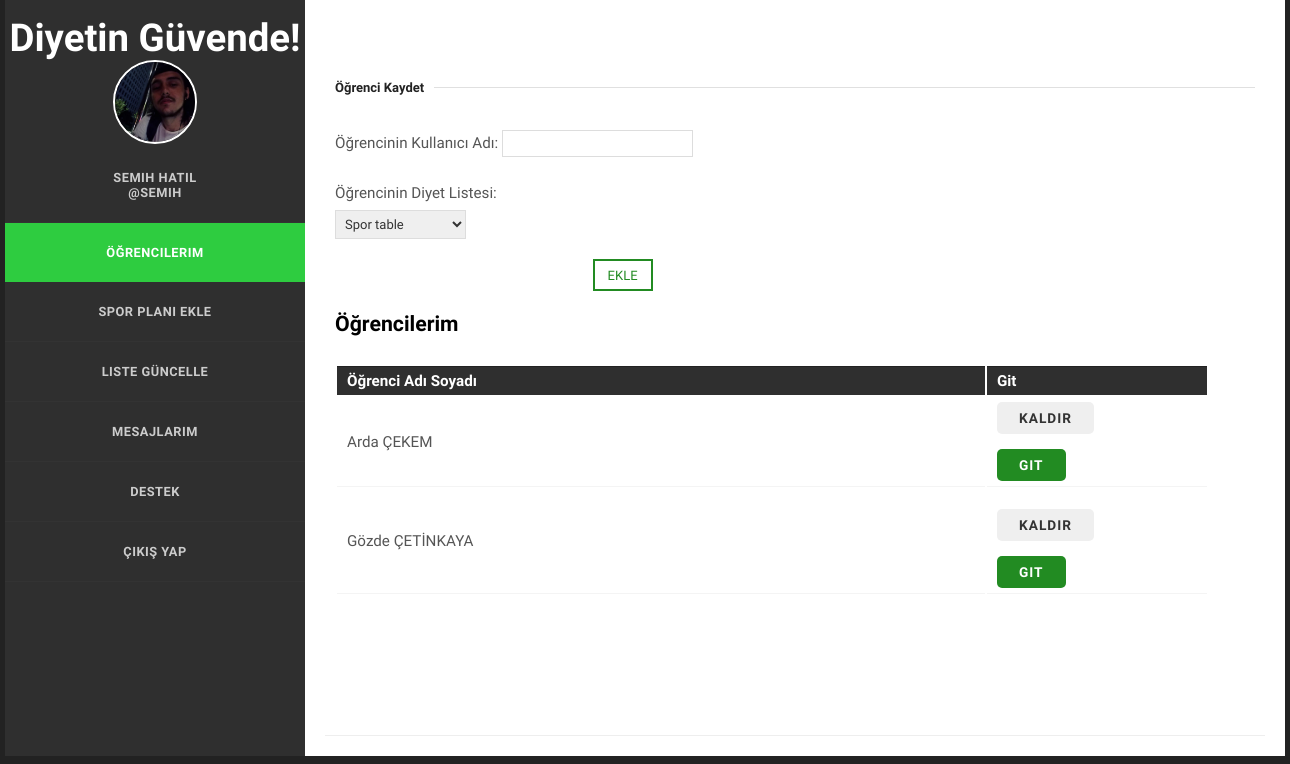
The page /Koc/koc.php (signed in) on the database its author committed.
### tables this page shows
CREATE TABLE `kullanici` (
  `Id` int(11) NOT NULL,
  `CinsiyetId` int(11) NOT NULL,
  `Ad` varchar(30) NOT NULL,
  `Soyad` varchar(30) NOT NULL,
  `DogumTarih` date NOT NULL,
  `KullaniciAdi` varchar(15) NOT NULL,
  `Email` varchar(50) NOT NULL,
  `TelefonNo` varchar(15) NOT NULL,
  `Sifre` varchar(150) NOT NULL,
  `KullaniciTurId` int(11) NOT NULL,
  `pfoto` varchar(100) DEFAULT NULL
);

CREATE TABLE `hastabilgi` (
  `Id` int(11) NOT NULL,
  `KullaniciId` int(11) NOT NULL,
  `Boy` int(11) NOT NULL,
  `Kilo` float NOT NULL,
  `YagOrani` float NOT NULL,
  `DiyetisyenId` int(11) DEFAULT NULL,
  `DiyetTabloId` int(11) DEFAULT NULL,
  `SporTabloId` int(11) DEFAULT NULL,
  `KocId` int(11) DEFAULT NULL
);

### Koc/koc.php (the view, shortened to what this page needs)
<!doctype html>
<html>
<head>
<link rel="stylesheet" href="/css/styles.css" type="text/css" />
</head>
<body>
		<section id="body" class="width">
            <?php include "../Ortak/get-menu.php"?>
			<section id="content" class="column-right">
	    <article>
			<div class="beyaz" style="padding-top: 50px"  >
			<fieldset>
            <legend>Öğrenci Kaydet</legend><br>
				<form action="#" method="POST">
				<p>Öğrencinin Kullanıcı Adı:
						<input type="text" name="username" id="username" value="" /><br /></p>
			<p>Öğrencinin Diyet Listesi:<br>
			<select name="sporList">
				<?php
                    include '../baglan.php';
                    $id = $_SESSION["Id"];
                    $listele = $db->query("SELECT * FROM sportablosu where KocId =$id", PDO::FETCH_ASSOC);
                    if ( $listele->rowCount() )
                    {
                        foreach( $listele as $gelenveri )
                        {
                            echo '<option value="'.$gelenveri['Id'].'">'.$gelenveri['TabloAdi'].'</option>';
                        }
                    }
                    ?></select>
			<p><input type="submit" class="brk-btn" style="margin-left:28%;"name="kullaniciEkle" value="Ekle"/>
			<h4>Öğrencilerim</h4><br>
				<table id="hastalistesi">
  <tr>
    <th>Öğrenci Adı Soyadı</th>
	<th style="width:200px;">Git</th></tr>
     <?php
             include '../baglan.php';
             $id = $_SESSION['Id'];
             $listele = $db->query("SELECT * FROM kullanici INNER JOIN hastabilgi ON kullanici.Id=KullaniciId where KocId='$id'", PDO::FETCH_ASSOC);
             if ($listele->rowCount())
             {
                 foreach( $listele as $gelenveri )
                 {
                     echo '<tr>
                            <td>'.$gelenveri['Ad'].' '.$gelenveri['Soyad'].'</td>
                             <td>
                               <form method="post" action="ogrenci-profili.php"> <input type="hidden" name="kullaniciIds" value="'.$gelenveri['KullaniciId'].'">
                               <input type="submit" name="kaldir" class="formbuttonn" value="Kaldır" />
                               </form>
                                <form method="post" action="ogrenci-profili.php"> <input type="hidden" name="kullaniciIds" value="'.$gelenveri['KullaniciId'].'">
                               <input type="submit" name="git" class="formbutton" value="Git" />
                               </form>
                            </td>
                          </tr>
                     ';
                 }
             }
             ?>
</table>
</form>
</div>
		</article>
		</section>
	    </section>
</body>
</html>

### Menus/koc-menu.php (shortened to what this page needs)
<?php
$username = $_SESSION["username"];
$name = $_SESSION["ad"];
$soyad = $_SESSION["soyad"];
$id = $_SESSION['Id'];
$path = $_SERVER['REQUEST_URI'];
echo '
<aside id="sidebar" class="column-left">
	<header>
		<h1><a href="#">Diyetin Güvende!</a></h1>
	</header>
	<nav id="mainnav">
  		<ul>
                  ';
                    $db = new PDO("mysql:host=localhost;dbname=diyetinguvende", "root", '');
                     $listele=$db-> query(" SELECT * FROM kullanici where Id=$id", PDO::FETCH_ASSOC);
                      if($listele->rowCount())
                     {
                        foreach ($listele as $gelenveri)
                        {
                            if(!empty($gelenveri['pfoto'])){
                            $dosyayolu="../Ortak/resimler/".$gelenveri['pfoto'];
                             echo "<center> <a href='../Ortak/kullanici-profili.php'><img src='$dosyayolu' width='80' height='80'  style='border-width:2px; border-radius:50px; border-style:solid; border-color:white;' ></center>";
                            }
                            else{
                            $dosyayolu="../Ortak/resimler/profil.png";
                            echo " <center> <a href='../Ortak/kullanici-profili.php'><img src='$dosyayolu' width='90' height='90' style='border-width:3px; border-radius:50px; border-style:solid; border-color:white;'></center>";
                            }
                        }
                    }
    if($path == "/Ortak/kullanici-profili.php")
        echo "<li class=\"selected-item\" style=\"background-color:forestgreen\"><a href=\"../Ortak/kullanici-profili.php\">$name $soyad <br>@$username</a></li>
                <li><a href=\"/Koc/koc.php\"> Öğrencilerim</a></li>
                <li><a href=\"/Koc/yeni-spor-plani.php\">Spor Planı Ekle</a></li>
                <li><a href=\"/Koc/koc-liste-guncelle.php\">Liste Güncelle</a></li>
                <li><a href=\"/Koc/koc-mesajlari.php\">Mesajlarim</a></li>
                <li ><a href=\"../Ortak/destek.php\">Destek</a></li>
                <li ><a href=\"../cikis-yap.php\">Çıkış Yap</a></li>";
    else if($path == "/Koc/koc.php")
        echo "<li><a href=\"../Ortak/kullanici-profili.php\">$name $soyad <br>@$username</a></li>
                <li class=\"selected-item\" style=\"background-color:forestgreen\"><a href=\"/Koc/koc.php\"> Öğrencilerim</a></li>
                <li ><a href=\"/Koc/yeni-spor-plani.php\">Spor Planı Ekle</a></li>
                <li><a href=\"/Koc/koc-liste-guncelle.php\">Liste Güncelle</a></li>
                <li><a href=\"/Koc/koc-mesajlari.php\">Mesajlarim</a></li>
                <li ><a href=\"../Ortak/destek.php\">Destek</a></li>
                <li ><a href=\"../cikis-yap.php\">Çıkış Yap</a></li>";
echo '
        </ul>
	</nav>
</aside>
';?>

### css/styles.css (style rules this page uses)
body { margin:0px auto; padding:0; background: #222; font-family: 'Oxygen', 'sans-serif'; font-size: 1.0em; color:#555; }
* { margin:0; padding:0; }
table { width:95%; text-align:left; }
th, td { padding:5px 10px; }
th { color:#fff; border-top:1px solid #222; background-color:#2F2F2F; }
td { border-bottom:1px solid #f4f4f4; }
p { line-height:2.0em; margin-bottom:20px; }
a { color:#B80000; }
fieldset { display:block; border:none; border-top:1px solid #e0e0e0; }
fieldset legend { font-weight:bold; font-size:13px; padding-right:10px; color:#222; }
fieldset form { padding-top:15px; }
fieldset form input, fieldset form select, fieldset form textarea { padding:5px; color:#333333; font-size:13px; font-family:Oxygen, Arial, Helvetica, sans-serif; border:1px solid #ddd; }
fieldset form input.formbutton { border:none; background-color: forestgreen; border-radius: 5px; color: #FFFFFF; display: inline-block; font-weight: bold; padding: 8px 22px; font-size: 0.9em; letter-spacing: 1px; text-decoration: none; text-transform: uppercase; }
fieldset form input.formbuttonn { border:none; background-color: # 808080; border-radius: 5px; color: #black; display: inline-block; font-weight: bold; padding: 8px 22px; font-size: 0.9em; letter-spacing: 1px; text-decoration: none; text-transform: uppercase; }
h1 { font-size:2.4em; }
h4 { padding-bottom:10px; font-size:1.4em; color:#000; }
ul, ol { margin:0 0 35px 35px; }
li { padding-bottom:5px; }
.width { width:1280px; margin: 0 auto; }
header { padding-top:15px; margin:0 auto; }
header h1 { text-align: center; font-size:2.4em; }
header h1 a, header h1 a:hover, header h1 a:visited { color: #fff; text-decoration: none; }
div.beyaz { min-height:625px; position:relative; top:15%; left:0%; }
section#body { padding: 0; background: #2f2f2f; }
section#content { width:940px; padding: 20px; background-color: #fff; }
.column-left { float:left; }
.column-right { float:right; }
aside#sidebar { width:300px; position: fixed; }
nav#mainnav ul { padding: 0; margin: 0; list-style: none; }
nav#mainnav li { padding:0; border-bottom: 1px solid #333; font-size:0.8em; }
nav#mainnav li.selected-item { border-bottom:none; }
nav#mainnav li.selected-item a, nav#mainnav li.selected-item a:hover { color:#fff; font-weight:bold; background-color:#2ECC40; }
nav#mainnav li a { color: #ccc; display: block; padding: 22px 17px; text-align: center; text-transform: uppercase; font-weight: bold; text-decoration: none; letter-spacing: 0.5px; }
article { padding: 10px 10px 30px; font-size: 0.95em; border-bottom: 1px solid #eee; }

### rows shown on the page
kullanici: pfoto (picture)
hastabilgi: KullaniciId.Ad "Arda", KullaniciId.Soyad "ÇEKEM"
hastabilgi: KullaniciId.Ad "Gözde", KullaniciId.Soyad "ÇETİNKAYA"

### other values the page prints
$name "SEMIH"
$soyad "HATIL"
$username "SEMIH"
form field sporList "Spor table"
